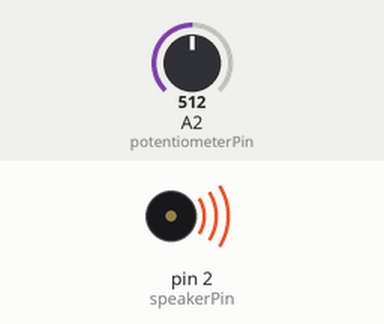
Simulated run of this sketch. Board: Arduino Uno, built with avr-gcc and run on an emulated ATmega328P. On the bench: buzzer (waves = sounding). The test bench sets the inputs (shaded band); at power-on: A2 (potentiometerPin) = 512. What the sketch prints to the serial monitor is not drawn.

Above: at 1.2 s.
1.3 s: A2 (potentiometerPin) set to 120
At 2.4 s:
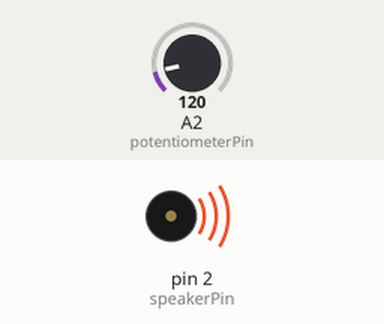
2.8 s: A2 (potentiometerPin) set to 104
At 3.4 s:
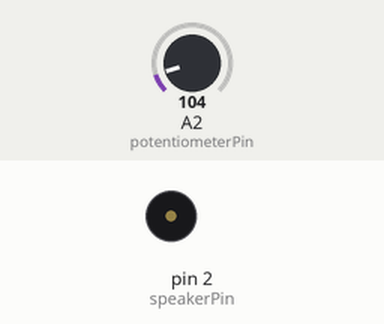
4.3 s: A2 (potentiometerPin) set to 122
At 4.6 s:
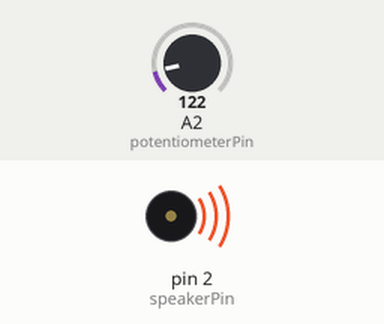
5.8 s: A2 (potentiometerPin) set to 0
At 6.9 s:
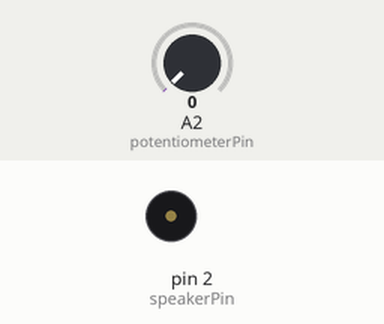
Timing chart, 0 to 8.3 s (numbered marks = the images above; inputs shaded):
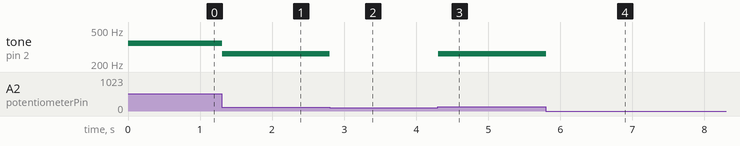

Measured:
- the behaviour switches between 114 and 113 on A2 (potentiometerPin) (found by bisection; images 1 and 2)
- after the input at 1.3 s, tone on pin 2 (speakerPin): 349 Hz → 262 Hz at once
- after the input at 2.8 s, tone on pin 2 (speakerPin): 262 Hz → silent at once
- after the input at 4.3 s, tone on pin 2 (speakerPin): silent → 262 Hz at once
- after the input at 5.8 s, tone on pin 2 (speakerPin): 262 Hz → silent at once

The sketch:

HW7_2_201824552.ino
```cpp
#include <pitches.h>
int potentiometerPin = A2;
int speakerPin = 2;
int melody[] = {
  0, NOTE_C4, NOTE_D4, NOTE_E4, NOTE_F4,
  NOTE_G4, NOTE_A4, NOTE_B4, NOTE_C5
};
int noteLength = 1000/4;

void setup() {
  Serial.begin(9600);
  pinMode(speakerPin, INPUT);
}

void loop() {
  //가변저항 input
  int analogInput = analogRead(potentiometerPin);

  //평등하게 9등분
  int outNote = (int)map(analogInput,0,1023,0,9);
  if(outNote == 9) // when analogInput == 1023
    outNote = 8;
  Serial.println(outNote);

  //소리출력
  tone(speakerPin, melody[outNote], noteLength);
}
```
